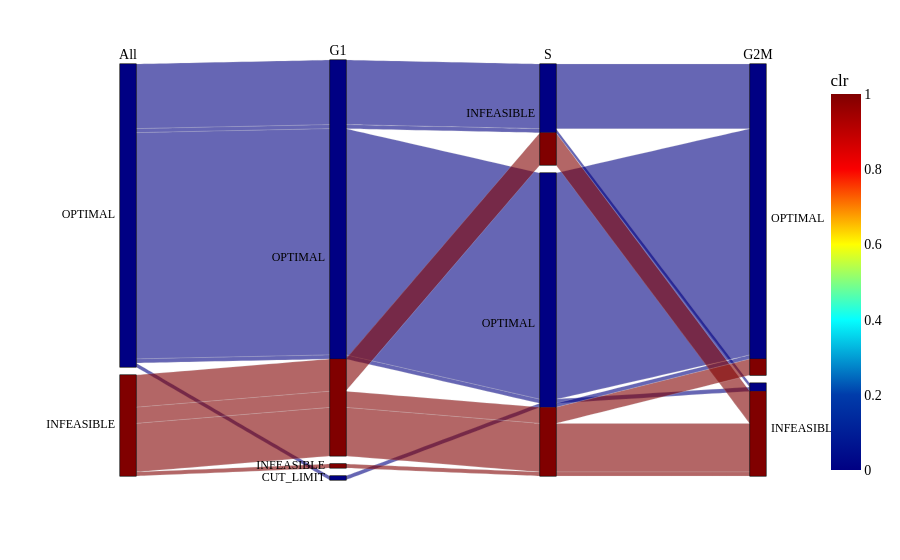

The cell this chart's notebook holds for it:
### Code cell
phases = ["All", "G1", "S", "G2M"]
columns = [f"MIR199A1_{phase}_d3_c95_status" for phase in phases]
labels = {col: phase for col, phase in zip(columns, phases)}
df = MF_independent_df[columns]
df['clr'] = df.apply(add_clr_constructor("All"), axis=1)

fig = px.parallel_categories(df, dimensions=columns, labels=labels, color='clr', color_continuous_scale=px.colors.sequential.Jet)
font_dict = {
    'family': 'Calbiri',
    'size': 14,
    'color': 'black',
    'shadow': ''
}
fig.update_layout(font=font_dict)

### Figure 1 — Plotly figure (JSON) as saved in the notebook; plotly's stock layout.template omitted (floating-point values rounded to 4 significant figures)
{"data": [{"dimensions": [{"label": "All", "values": ["OPTIMAL", "OPTIMAL", "OPTIMAL", "INFEASIBLE", "OPTIMAL", "OPTIMAL", "INFEASIBLE", "OPTIMAL", "OPTIMAL", "INFEASIBLE", "OPTIMAL", "OPTIMAL", "OPTIMAL", "OPTIMAL", "INFEASIBLE", "OPTIMAL", "INFEASIBLE", "OPTIMAL", "OPTIMAL", "OPTIMAL", "OPTIMAL", "OPTIMAL", "INFEASIBLE", "OPTIMAL", "INFEASIBLE", "INFEASIBLE", "OPTIMAL", "OPTIMAL", "OPTIMAL", "OPTIMAL", "OPTIMAL", "OPTIMAL", "OPTIMAL", "OPTIMAL", "OPTIMAL", "OPTIMAL", "OPTIMAL", "INFEASIBLE", "OPTIMAL", "INFEASIBLE", "OPTIMAL", "INFEASIBLE", "OPTIMAL", "INFEASIBLE", "OPTIMAL", "OPTIMAL", "OPTIMAL", "OPTIMAL", "OPTIMAL", "OPTIMAL", "OPTIMAL", "INFEASIBLE", "OPTIMAL", "OPTIMAL", "INFEASIBLE", "OPTIMAL", "INFEASIBLE", "OPTIMAL", "INFEASIBLE", "INFEASIBLE", "OPTIMAL", "INFEASIBLE", "OPTIMAL", "OPTIMAL", "OPTIMAL", "OPTIMAL", "INFEASIBLE", "OPTIMAL", "OPTIMAL", "OPTIMAL", "INFEASIBLE", "OPTIMAL", "INFEASIBLE", "OPTIMAL", "OPTIMAL", "OPTIMAL", "OPTIMAL", "INFEASIBLE", "INFEASIBLE", "OPTIMAL", "OPTIMAL", "OPTIMAL", "OPTIMAL", "INFEASIBLE", "OPTIMAL", "OPTIMAL", "OPTIMAL", "OPTIMAL", "OPTIMAL", "OPTIMAL", "OPTIMAL", "OPTIMAL", "OPTIMAL", "OPTIMAL", "OPTIMAL", "INFEASIBLE", "OPTIMAL", "OPTIMAL", "OPTIMAL", "OPTIMAL"]}, {"label": "G1", "values": ["OPTIMAL", "OPTIMAL", "OPTIMAL", "OPTIMAL", "OPTIMAL", "OPTIMAL", "OPTIMAL", "OPTIMAL", "OPTIMAL", "INFEASIBLE", "OPTIMAL", "OPTIMAL", "OPTIMAL", "OPTIMAL", "OPTIMAL", "OPTIMAL", "OPTIMAL", "OPTIMAL", "OPTIMAL", "OPTIMAL", "OPTIMAL", "OPTIMAL", "OPTIMAL", "OPTIMAL", "OPTIMAL", "OPTIMAL", "OPTIMAL", "OPTIMAL", "OPTIMAL", "OPTIMAL", "OPTIMAL", "OPTIMAL", "OPTIMAL", "OPTIMAL", "OPTIMAL", "OPTIMAL", "OPTIMAL", "OPTIMAL", "OPTIMAL", "OPTIMAL", "OPTIMAL", "OPTIMAL", "OPTIMAL", "OPTIMAL", "OPTIMAL", "OPTIMAL", "OPTIMAL", "OPTIMAL", "OPTIMAL", "OPTIMAL", "OPTIMAL", "OPTIMAL", "OPTIMAL", "OPTIMAL", "OPTIMAL", "OPTIMAL", "OPTIMAL", "OPTIMAL", "OPTIMAL", "OPTIMAL", "OPTIMAL", "OPTIMAL", "OPTIMAL", "OPTIMAL", "OPTIMAL", "OPTIMAL", "OPTIMAL", "OPTIMAL", "OPTIMAL", "OPTIMAL", "OPTIMAL", "OPTIMAL", "OPTIMAL", "OPTIMAL", "OPTIMAL", "OPTIMAL", "OPTIMAL", "OPTIMAL", "OPTIMAL", "OPTIMAL", "OPTIMAL", "OPTIMAL", "OPTIMAL", "OPTIMAL", "OPTIMAL", "OPTIMAL", "OPTIMAL", "OPTIMAL", "OPTIMAL", "OPTIMAL", "OPTIMAL", "OPTIMAL", "OPTIMAL", "OPTIMAL", "OPTIMAL", "OPTIMAL", "CUT_LIMIT", "OPTIMAL", "OPTIMAL", "OPTIMAL"]}, {"label": "S", "values": ["INFEASIBLE", "OPTIMAL", "OPTIMAL", "OPTIMAL", "OPTIMAL", "OPTIMAL", "OPTIMAL", "OPTIMAL", "OPTIMAL", "OPTIMAL", "OPTIMAL", "INFEASIBLE", "OPTIMAL", "OPTIMAL", "OPTIMAL", "INFEASIBLE", "INFEASIBLE", "OPTIMAL", "OPTIMAL", "INFEASIBLE", "INFEASIBLE", "INFEASIBLE", "INFEASIBLE", "OPTIMAL", "OPTIMAL", "INFEASIBLE", "INFEASIBLE", "INFEASIBLE", "OPTIMAL", "OPTIMAL", "OPTIMAL", "OPTIMAL", "OPTIMAL", "INFEASIBLE", "INFEASIBLE", "OPTIMAL", "OPTIMAL", "INFEASIBLE", "OPTIMAL", "INFEASIBLE", "INFEASIBLE", "INFEASIBLE", "OPTIMAL", "OPTIMAL", "INFEASIBLE", "OPTIMAL", "INFEASIBLE", "OPTIMAL", "OPTIMAL", "OPTIMAL", "OPTIMAL", "OPTIMAL", "OPTIMAL", "OPTIMAL", "OPTIMAL", "OPTIMAL", "OPTIMAL", "OPTIMAL", "OPTIMAL", "OPTIMAL", "OPTIMAL", "INFEASIBLE", "OPTIMAL", "OPTIMAL", "INFEASIBLE", "OPTIMAL", "OPTIMAL", "OPTIMAL", "OPTIMAL", "OPTIMAL", "OPTIMAL", "OPTIMAL", "OPTIMAL", "OPTIMAL", "OPTIMAL", "OPTIMAL", "OPTIMAL", "OPTIMAL", "OPTIMAL", "OPTIMAL", "OPTIMAL", "OPTIMAL", "OPTIMAL", "OPTIMAL", "OPTIMAL", "OPTIMAL", "OPTIMAL", "OPTIMAL", "OPTIMAL", "INFEASIBLE", "INFEASIBLE", "OPTIMAL", "OPTIMAL", "OPTIMAL", "OPTIMAL", "INFEASIBLE", "OPTIMAL", "OPTIMAL", "INFEASIBLE", "OPTIMAL"]}, {"label": "G2M", "values": ["OPTIMAL", "OPTIMAL", "OPTIMAL", "INFEASIBLE", "OPTIMAL", "OPTIMAL", "OPTIMAL", "OPTIMAL", "OPTIMAL", "INFEASIBLE", "OPTIMAL", "OPTIMAL", "OPTIMAL", "OPTIMAL", "INFEASIBLE", "OPTIMAL", "INFEASIBLE", "OPTIMAL", "OPTIMAL", "OPTIMAL", "OPTIMAL", "OPTIMAL", "INFEASIBLE", "OPTIMAL", "INFEASIBLE", "INFEASIBLE", "OPTIMAL", "OPTIMAL", "OPTIMAL", "OPTIMAL", "OPTIMAL", "OPTIMAL", "OPTIMAL", "INFEASIBLE", "OPTIMAL", "OPTIMAL", "OPTIMAL", "INFEASIBLE", "OPTIMAL", "INFEASIBLE", "OPTIMAL", "INFEASIBLE", "OPTIMAL", "INFEASIBLE", "OPTIMAL", "OPTIMAL", "OPTIMAL", "OPTIMAL", "OPTIMAL", "OPTIMAL", "OPTIMAL", "OPTIMAL", "OPTIMAL", "OPTIMAL", "INFEASIBLE", "OPTIMAL", "INFEASIBLE", "OPTIMAL", "INFEASIBLE", "INFEASIBLE", "OPTIMAL", "INFEASIBLE", "OPTIMAL", "OPTIMAL", "OPTIMAL", "OPTIMAL", "INFEASIBLE", "OPTIMAL", "OPTIMAL", "OPTIMAL", "INFEASIBLE", "OPTIMAL", "INFEASIBLE", "OPTIMAL", "OPTIMAL", "OPTIMAL", "OPTIMAL", "INFEASIBLE", "OPTIMAL", "OPTIMAL", "OPTIMAL", "OPTIMAL", "OPTIMAL", "OPTIMAL", "OPTIMAL", "OPTIMAL", "OPTIMAL", "INFEASIBLE", "OPTIMAL", "OPTIMAL", "OPTIMAL", "OPTIMAL", "OPTIMAL", "OPTIMAL", "OPTIMAL", "INFEASIBLE", "OPTIMAL", "OPTIMAL", "OPTIMAL", "OPTIMAL"]}], "domain": {"x": [0, 1], "y": [0, 1]}, "line": {"color": [0, 0, 0, 1, 0, 0, 1, 0, 0, 1, 0, 0, 0, 0, 1, 0, 1, 0, 0, 0, 0, 0, 1, 0, 1, 1, 0, 0, 0, 0, 0, 0, 0, 0, 0, 0, 0, 1, 0, 1, 0, 1, 0, 1, 0, 0, 0, 0, 0, 0, 0, 1, 0, 0, 1, 0, 1, 0, 1, 1, 0, 1, 0, 0, 0, 0, 1, 0, 0, 0, 1, 0, 1, 0, 0, 0, 0, 1, 1, 0, 0, 0, 0, 1, 0, 0, 0, 0, 0, 0, 0, 0, 0, 0, 0, 1, 0, 0, 0, 0], "coloraxis": "coloraxis"}, "name": "", "type": "parcats"}], "layout": {"coloraxis": {"colorbar": {"title": {"text": "clr"}}, "colorscale": [[0, "rgb(0,0,131)"], [0.2, "rgb(0,60,170)"], [0.4, "rgb(5,255,255)"], [0.6, "rgb(255,255,0)"], [0.8, "rgb(250,0,0)"], [1, "rgb(128,0,0)"]]}, "font": {"color": "black", "family": "Calbiri", "shadow": "", "size": 14}, "legend": {"tracegroupgap": 0}, "margin": {"t": 60}}}
